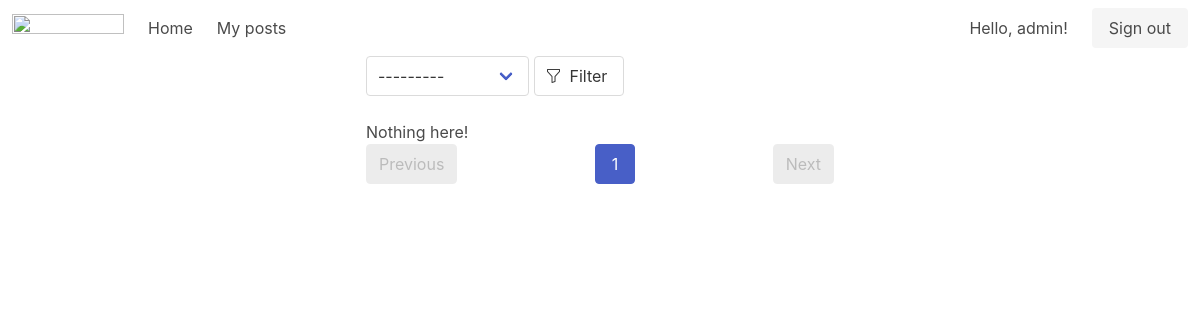
The page /my-posts/ (signed in) on the database as committed earlier.
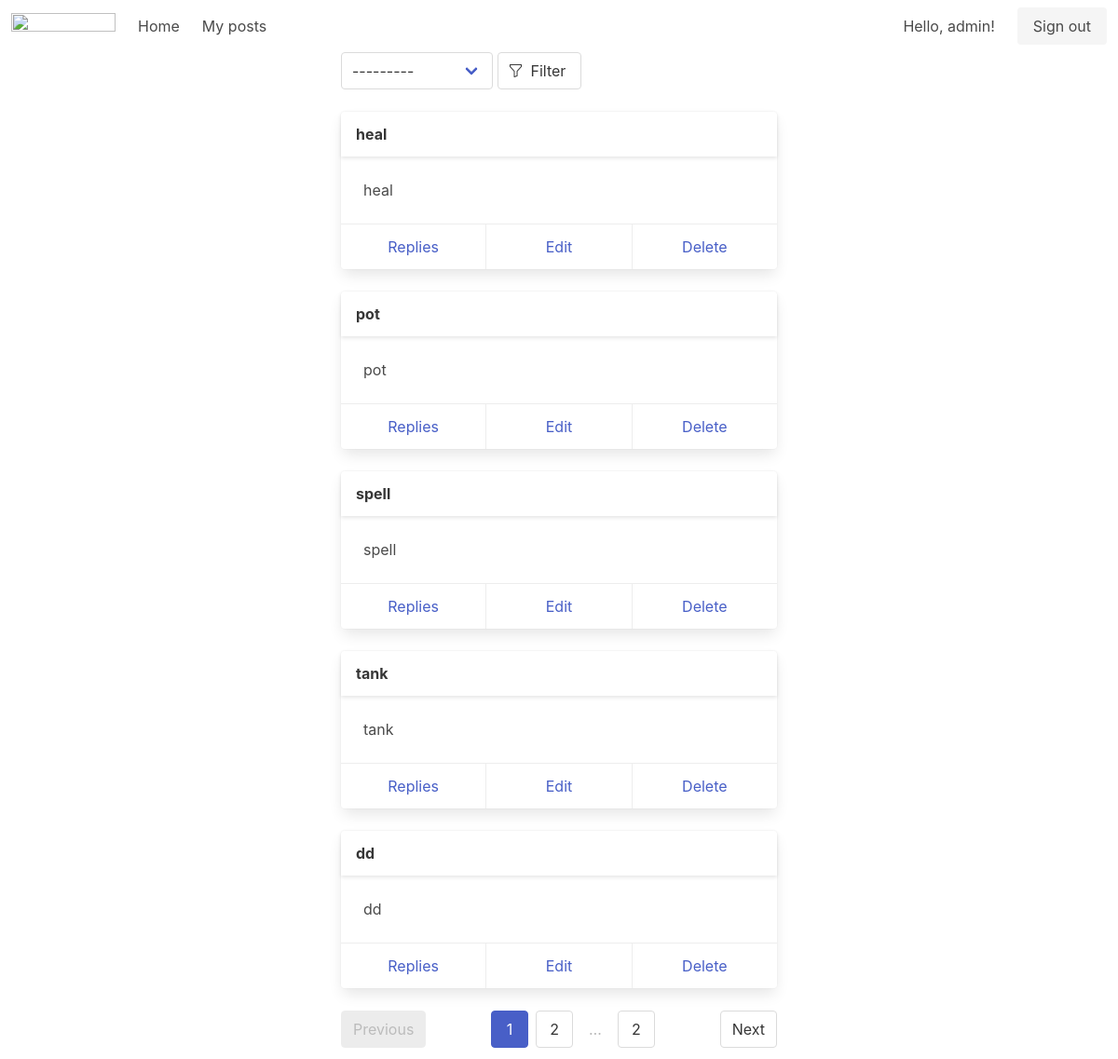
The same page on the database as committed later.
### boardapp/models.py (models this page shows, shortened)
class Post(models.Model):
    author = models.ForeignKey(settings.AUTH_USER_MODEL, on_delete=models.CASCADE, verbose_name=_('Name'))
    title = models.CharField(max_length=255, verbose_name=_('Title'))
    text = models.TextField(verbose_name=_('Text'))
    category = models.ForeignKey(Category, on_delete=models.RESTRICT, verbose_name=_('Category'))
    date = models.DateTimeField(auto_now_add=True, verbose_name=_('Date'))
    class Meta:
        verbose_name = _('Post')
        verbose_name_plural = _('Posts')

### boardapp/views.py (the view)
# urls.py: path('my-posts/', UserPostListView.as_view(), name='user_posts'),
class UserPostListView(LoginRequiredMixin, FilterView):
    template_name = 'post_list_user.html'
    filterset_class = PostFilter
    paginate_by = 5
    model = Post
    def get_queryset(self):
        qs = super().get_queryset()
        qs = qs.filter(author=self.request.user)
        return qs

### boardapp/models.py (called while the page is built)
    def __str__(self):
        return f'{self.name}'

### boardapp/templatetags/custom_filters.py (called while the page is built)
@register.simple_tag(takes_context=True)
def url_replace(context, **kwargs):
    _dict = context['request'].GET.copy()
    for key, value in kwargs.items():
        _dict[key] = value
    return _dict.urlencode()

### templates/post_list_user.html
{% extends 'post_list.html' %}
{% load custom_filters %}
{% load i18n %}
{% block card-action %}
<a href="" class="card-footer-item">{% trans "Replies" %}</a>
<a href="{% url 'post_edit' pk=post.pk %}" class="card-footer-item">{% trans "Edit" %}</a>
<a href="{% url 'post_delete' pk=post.pk %}" class="card-footer-item">{% trans "Delete" %}</a>
{% endblock card-action %}

### templates/post_list.html (shortened to what this page needs)
{% extends 'base/base.html' %}
{% load i18n %}
{% load widget_tweaks %}
{% load custom_filters %}
{% block content %}
<div class="columns is-centered">
  <div class="column is-half">
{% if filter %}
<form class="mb-5" action="" method="get">
  <div class="input-group">
    {% for field in filter.form %}
    <div class="select">{{ field }}</div>
    {% endfor %}
    {% translate "Filter" as filter %}
    <button type="submit" class="button" title="{{ filter }}">
      <span class="icon-text">
        <span class="icon"><i class="bi bi-funnel"></i></span>
        <span>{{ filter }}</span>
      </span>
    </button>
  </div>
</form>
{% endif %}
{% if object_list %}
  {% for post in object_list %}
    <div class="card mb-5">
      <header class="card-header">
        <p class="card-header-title">{{ post.title }}</p>
      </header>
      <div class="card-content">
        <div class="content">{{ post.text }}</div>
      </div>
      <footer class="card-footer">
        {% block card-action %}{% endblock card-action %}
      </footer>
    </div>
  {% endfor %}
{% else %}
  <h2>{% trans "Nothing here!" %}</h2>
{% endif %}
<nav class="pagination is-centered" role="navigation" aria-label="pagination">
  {% if page_obj.has_previous %}
  <a href="?{% url_replace page=page_obj.previous_page_number %}" class="pagination-previous">
    {% trans "Previous" %}</a>
  {% else %}
  <a class="pagination-previous is-disabled">{% trans "Previous" %}</a>
  {% endif %}
  <ul class="pagination-list">
    <li><a class="pagination-link is-current" aria-current="page">
      {{ page_obj.number }}</a></li>
    {% if page_obj.has_next %}
    <li><a href="?{% url_replace page=page_obj.next_page_number %}" class="pagination-link">
      {{ page_obj.next_page_number }}</a></li>
    <li><span class="pagination-ellipsis">&hellip;</span></li>
    <li><a href="?page={{ page_obj.paginator.num_pages }}" class="pagination-link">
      {{ page_obj.paginator.num_pages }}</a></li>
    {% endif %}
  </ul>
  {% if page_obj.has_next %}
  <a href="?{% url_replace page=page_obj.next_page_number %}" class="pagination-next">{% trans "Next" %}</a>
  {% else %}
  <a class="pagination-next is-disabled">{% trans "Next" %}</a>
  {% endif %}
</nav>
  </div>
</div>
{% endblock content %}

### templates/base/navbar.html (shortened to what this page needs)
{% load i18n %}
<nav class="navbar" role="navigation" aria-label="main navigation">
  <div class="navbar-brand">
    <a class="navbar-item" href="https://bulma.io">
      <img src="https://bulma.io/images/bulma-logo.png" width="112" height="28">
    </a>
  </div>
  <div id="navbarBasicExample" class="navbar-menu">
    <div class="navbar-start">
      <a href="{% url 'home' %}" class="navbar-item">
        {% trans "Home" %}
      </a>
      {% if user.is_authenticated %}
      <a href="{% url 'user_posts' %}" class="navbar-item">
        {% trans "My posts" %}</a>
      {% endif %}
      </div>
    </div>
    <div class="navbar-end">
      {% if user.is_authenticated %}
      <p class="navbar-item">{% trans "Hello" %}, {{ user }}!</p>
      {% endif %}
      <div class="navbar-item">
        <div class="buttons">
          {% if not user.is_authenticated %}
          <a href="{% url 'signup' %}" class="button is-primary"><strong>{% trans "Sign up" %}</strong></a>
          <a href="{% url 'login' %}" class="button is-light">{% trans "Sign in" %}</a>
          {% else %}
          <a href="{% url 'logout' %}" class="button is-light">{% trans "Sign out" %}</a>
          {% endif %}
        </div>
      </div>
    </div>
</nav>

Rows that differ between the two databases and show on the page:
added Post: title "heal", text "heal"
added Post: title "pot", text "pot"
added Post: title "spell", text "spell"
added Post: title "tank", text "tank"
added Post: title "dd", text "dd"
Other text that changed with them:
{{ page_obj.next_page_number }}: (not shown) → "2"
{{ page_obj.paginator.num_pages }}: (not shown) → "2"
text no longer shown: "Nothing here!"
